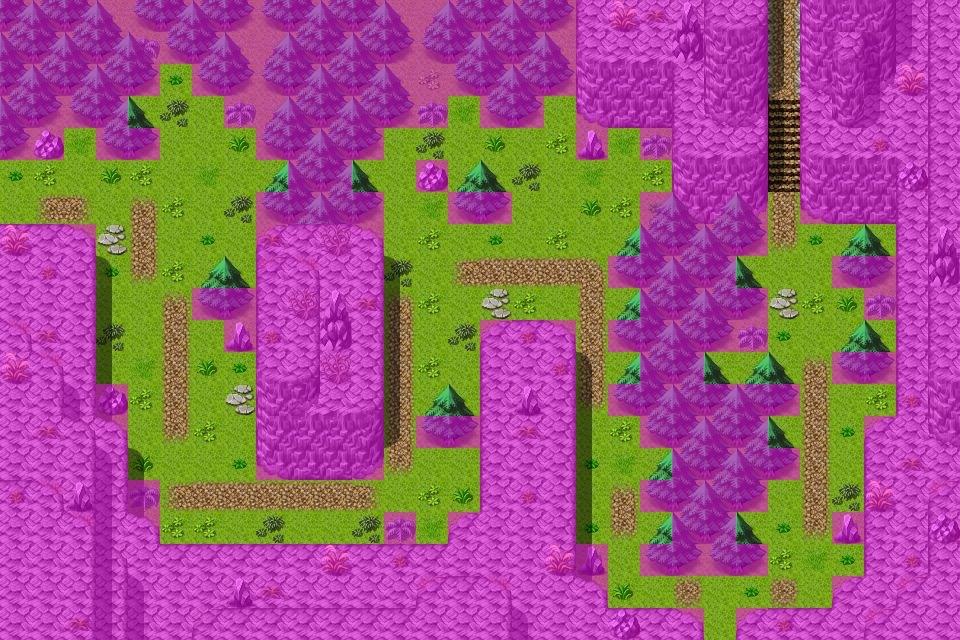

Below is a game level as drawn by its tile map, then a one-line description and the .tmx that defines it (tile-layer data replaced by summaries):
An orthogonal 30x20 tile map with 32x32 px tiles, 4 tile layers (Ground, Objects, Above, Walkable), 60 tilesets and 8 objects (5x spawn, 3x mapchange).

<map version="1.0" orientation="orthogonal" renderorder="right-down" width="30" height="20" tilewidth="32" tileheight="32" nextobjectid="9">
 <properties>
  <property name="outdoors" value="1" />
 </properties>
 <tileset firstgid="1" name="map_bed_1" tilewidth="32" tileheight="32" tilecount="128" columns="16">
  <image source="../drawable/map_bed_1.png" width="512" height="256" />
 </tileset>
 <tileset firstgid="129" name="map_border_1" tilewidth="32" tileheight="32" tilecount="128" columns="16">
  <image source="../drawable/map_border_1.png" width="512" height="256" />
 </tileset>
 <tileset firstgid="257" name="map_bridge_1" tilewidth="32" tileheight="32" tilecount="128" columns="16">
  <image source="../drawable/map_bridge_1.png" width="512" height="256" />
 </tileset>
 <tileset firstgid="385" name="map_bridge_2" tilewidth="32" tileheight="32" tilecount="128" columns="16">
  <image source="../drawable/map_bridge_2.png" width="512" height="256" />
 </tileset>
 <tileset firstgid="513" name="map_broken_1" tilewidth="32" tileheight="32" tilecount="128" columns="16">
  <image source="../drawable/map_broken_1.png" width="512" height="256" />
 </tileset>
 <tileset firstgid="641" name="map_cavewall_1" tilewidth="32" tileheight="32" tilecount="108" columns="18">
  <image source="../drawable/map_cavewall_1.png" width="576" height="192" />
 </tileset>
 <tileset firstgid="749" name="map_cavewall_2" tilewidth="32" tileheight="32" tilecount="108" columns="18">
  <image source="../drawable/map_cavewall_2.png" width="576" height="192" />
 </tileset>
 <tileset firstgid="857" name="map_cavewall_3" tilewidth="32" tileheight="32" tilecount="108" columns="18">
  <image source="../drawable/map_cavewall_3.png" width="576" height="192" />
 </tileset>
 <tileset firstgid="965" name="map_cavewall_4" tilewidth="32" tileheight="32" tilecount="108" columns="18">
  <image source="../drawable/map_cavewall_4.png" width="576" height="192" />
 </tileset>
 <tileset firstgid="1073" name="map_chair_table_1" tilewidth="32" tileheight="32" tilecount="128" columns="16">
  <image source="../drawable/map_chair_table_1.png" width="512" height="256" />
 </tileset>
 <tileset firstgid="1201" name="map_chair_table_2" tilewidth="32" tileheight="32" tilecount="128" columns="16">
  <image source="../drawable/map_chair_table_2.png" width="512" height="256" />
 </tileset>
 <tileset firstgid="1329" name="map_crate_1" tilewidth="32" tileheight="32" tilecount="128" columns="16">
  <image source="../drawable/map_crate_1.png" width="512" height="256" />
 </tileset>
 <tileset firstgid="1457" name="map_cupboard_1" tilewidth="32" tileheight="32" tilecount="128" columns="16">
  <image source="../drawable/map_cupboard_1.png" width="512" height="256" />
 </tileset>
 <tileset firstgid="1585" name="map_curtain_1" tilewidth="32" tileheight="32" tilecount="128" columns="16">
  <image source="../drawable/map_curtain_1.png" width="512" height="256" />
 </tileset>
 <tileset firstgid="1713" name="map_entrance_1" tilewidth="32" tileheight="32" tilecount="128" columns="16">
  <image source="../drawable/map_entrance_1.png" width="512" height="256" />
 </tileset>
 <tileset firstgid="1841" name="map_entrance_2" tilewidth="32" tileheight="32" tilecount="128" columns="16">
  <image source="../drawable/map_entrance_2.png" width="512" height="256" />
 </tileset>
 <tileset firstgid="1969" name="map_fence_1" tilewidth="32" tileheight="32" tilecount="128" columns="16">
  <image source="../drawable/map_fence_1.png" width="512" height="256" />
 </tileset>
 <tileset firstgid="2097" name="map_fence_2" tilewidth="32" tileheight="32" tilecount="128" columns="16">
  <image source="../drawable/map_fence_2.png" width="512" height="256" />
 </tileset>
 <tileset firstgid="2225" name="map_fence_3" tilewidth="32" tileheight="32" tilecount="128" columns="16">
  <image source="../drawable/map_fence_3.png" width="512" height="256" />
 </tileset>
 <tileset firstgid="2353" name="map_fence_4" tilewidth="32" tileheight="32" tilecount="128" columns="16">
  <image source="../drawable/map_fence_4.png" width="512" height="256" />
 </tileset>
 <tileset firstgid="2481" name="map_ground_1" tilewidth="32" tileheight="32" tilecount="128" columns="16">
  <image source="../drawable/map_ground_1.png" width="512" height="256" />
 </tileset>
 <tileset firstgid="2609" name="map_ground_2" tilewidth="32" tileheight="32" tilecount="128" columns="16">
  <image source="../drawable/map_ground_2.png" width="512" height="256" />
 </tileset>
 <tileset firstgid="2737" name="map_ground_3" tilewidth="32" tileheight="32" tilecount="128" columns="16">
  <image source="../drawable/map_ground_3.png" width="512" height="256" />
 </tileset>
 <tileset firstgid="2865" name="map_ground_4" tilewidth="32" tileheight="32" tilecount="128" columns="16">
  <image source="../drawable/map_ground_4.png" width="512" height="256" />
 </tileset>
 <tileset firstgid="2993" name="map_ground_5" tilewidth="32" tileheight="32" tilecount="128" columns="16">
  <image source="../drawable/map_ground_5.png" width="512" height="256" />
 </tileset>
 <tileset firstgid="3121" name="map_ground_6" tilewidth="32" tileheight="32" tilecount="128" columns="16">
  <image source="../drawable/map_ground_6.png" width="512" height="256" />
 </tileset>
 <tileset firstgid="3249" name="map_ground_7" tilewidth="32" tileheight="32" tilecount="128" columns="16">
  <image source="../drawable/map_ground_7.png" width="512" height="256" />
 </tileset>
 <tileset firstgid="3377" name="map_ground_8" tilewidth="32" tileheight="32" tilecount="128" columns="16">
  <image source="../drawable/map_ground_8.png" width="512" height="256" />
 </tileset>
 <tileset firstgid="3505" name="map_house_1" tilewidth="32" tileheight="32" tilecount="128" columns="16">
  <image source="../drawable/map_house_1.png" width="512" height="256" />
 </tileset>
 <tileset firstgid="3633" name="map_house_2" tilewidth="32" tileheight="32" tilecount="128" columns="16">
  <image source="../drawable/map_house_2.png" width="512" height="256" />
 </tileset>
 <tileset firstgid="3761" name="map_indoor_1" tilewidth="32" tileheight="32" tilecount="128" columns="16">
  <image source="../drawable/map_indoor_1.png" width="512" height="256" />
 </tileset>
 <tileset firstgid="3889" name="map_indoor_2" tilewidth="32" tileheight="32" tilecount="128" columns="16">
  <image source="../drawable/map_indoor_2.png" width="512" height="256" />
 </tileset>
 <tileset firstgid="4017" name="map_kitchen_1" tilewidth="32" tileheight="32" tilecount="128" columns="16">
  <image source="../drawable/map_kitchen_1.png" width="512" height="256" />
 </tileset>
 <tileset firstgid="4145" name="map_outdoor_1" tilewidth="32" tileheight="32" tilecount="128" columns="16">
  <image source="../drawable/map_outdoor_1.png" width="512" height="256" />
 </tileset>
 <tileset firstgid="4273" name="map_pillar_1" tilewidth="32" tileheight="32" tilecount="128" columns="16">
  <image source="../drawable/map_pillar_1.png" width="512" height="256" />
 </tileset>
 <tileset firstgid="4401" name="map_pillar_2" tilewidth="32" tileheight="32" tilecount="128" columns="16">
  <image source="../drawable/map_pillar_2.png" width="512" height="256" />
 </tileset>
 <tileset firstgid="4529" name="map_plant_1" tilewidth="32" tileheight="32" tilecount="128" columns="16">
  <image source="../drawable/map_plant_1.png" width="512" height="256" />
 </tileset>
 <tileset firstgid="4657" name="map_plant_2" tilewidth="32" tileheight="32" tilecount="128" columns="16">
  <image source="../drawable/map_plant_2.png" width="512" height="256" />
 </tileset>
 <tileset firstgid="4785" name="map_rock_1" tilewidth="32" tileheight="32" tilecount="128" columns="16">
  <image source="../drawable/map_rock_1.png" width="512" height="256" />
 </tileset>
 <tileset firstgid="4913" name="map_rock_2" tilewidth="32" tileheight="32" tilecount="128" columns="16">
  <image source="../drawable/map_rock_2.png" width="512" height="256" />
 </tileset>
 <tileset firstgid="5041" name="map_roof_1" tilewidth="32" tileheight="32" tilecount="128" columns="16">
  <image source="../drawable/map_roof_1.png" width="512" height="256" />
 </tileset>
 <tileset firstgid="5169" name="map_roof_2" tilewidth="32" tileheight="32" tilecount="128" columns="16">
  <image source="../drawable/map_roof_2.png" width="512" height="256" />
 </tileset>
 <tileset firstgid="5297" name="map_roof_3" tilewidth="32" tileheight="32" tilecount="128" columns="16">
  <image source="../drawable/map_roof_3.png" width="512" height="256" />
 </tileset>
 <tileset firstgid="5425" name="map_shop_1" tilewidth="32" tileheight="32" tilecount="128" columns="16">
  <image source="../drawable/map_shop_1.png" width="512" height="256" />
 </tileset>
 <tileset firstgid="5553" name="map_sign_ladder_1" tilewidth="32" tileheight="32" tilecount="128" columns="16">
  <image source="../drawable/map_sign_ladder_1.png" width="512" height="256" />
 </tileset>
 <tileset firstgid="5681" name="map_table_1" tilewidth="32" tileheight="32" tilecount="128" columns="16">
  <image source="../drawable/map_table_1.png" width="512" height="256" />
 </tileset>
 <tileset firstgid="5809" name="map_trail_1" tilewidth="32" tileheight="32" tilecount="128" columns="16">
  <image source="../drawable/map_trail_1.png" width="512" height="256" />
 </tileset>
 <tileset firstgid="5937" name="map_transition_1" tilewidth="32" tileheight="32" tilecount="128" columns="16">
  <image source="../drawable/map_transition_1.png" width="512" height="256" />
 </tileset>
 <tileset firstgid="6065" name="map_transition_2" tilewidth="32" tileheight="32" tilecount="128" columns="16">
  <image source="../drawable/map_transition_2.png" width="512" height="256" />
 </tileset>
 <tileset firstgid="6193" name="map_transition_3" tilewidth="32" tileheight="32" tilecount="128" columns="16">
  <image source="../drawable/map_transition_3.png" width="512" height="256" />
 </tileset>
 <tileset firstgid="6321" name="map_transition_4" tilewidth="32" tileheight="32" tilecount="128" columns="16">
  <image source="../drawable/map_transition_4.png" width="512" height="256" />
 </tileset>
 <tileset firstgid="6449" name="map_transition_5" tilewidth="32" tileheight="32" tilecount="128" columns="16">
  <image source="../drawable/map_transition_5.png" width="512" height="256" />
 </tileset>
 <tileset firstgid="6577" name="map_tree_1" tilewidth="32" tileheight="32" tilecount="128" columns="16">
  <image source="../drawable/map_tree_1.png" width="512" height="256" />
 </tileset>
 <tileset firstgid="6705" name="map_tree_2" tilewidth="32" tileheight="32" tilecount="128" columns="16">
  <image source="../drawable/map_tree_2.png" width="512" height="256" />
 </tileset>
 <tileset firstgid="6833" name="map_wall_1" tilewidth="32" tileheight="32" tilecount="128" columns="16">
  <image source="../drawable/map_wall_1.png" width="512" height="256" />
 </tileset>
 <tileset firstgid="6961" name="map_wall_2" tilewidth="32" tileheight="32" tilecount="120" columns="15">
  <image source="../drawable/map_wall_2.png" width="480" height="256" />
 </tileset>
 <tileset firstgid="7081" name="map_wall_3" tilewidth="32" tileheight="32" tilecount="120" columns="15">
  <image source="../drawable/map_wall_3.png" width="480" height="256" />
 </tileset>
 <tileset firstgid="7201" name="map_wall_4" tilewidth="32" tileheight="32" tilecount="120" columns="15">
  <image source="../drawable/map_wall_4.png" width="480" height="256" />
 </tileset>
 <tileset firstgid="7321" name="map_window_1" tilewidth="32" tileheight="32" tilecount="128" columns="16">
  <image source="../drawable/map_window_1.png" width="512" height="256" />
 </tileset>
 <tileset firstgid="7449" name="map_window_2" tilewidth="32" tileheight="32" tilecount="128" columns="16">
  <image source="../drawable/map_window_2.png" width="512" height="256" />
 </tileset>
 <layer name="Ground" width="30" height="20">
  <data>[600 cells, 600 non-empty, 15 distinct tile ids]</data>
 </layer>
 <layer name="Objects" width="30" height="20">
  <data>[600 cells, 311 non-empty, 33 distinct tile ids]</data>
 </layer>
 <layer name="Above" width="30" height="20">
  <data>[600 cells, 116 non-empty, 12 distinct tile ids]</data>
 </layer>
 <layer name="Walkable" width="30" height="20">
  <data>[600 cells, 398 non-empty, 1 distinct tile ids]</data>
 </layer>
 <objectgroup name="Mapevents">
  <object id="1" name="west" type="mapchange" x="0" y="160" width="32" height="64">
   <properties>
    <property name="map" value="blackwater_mountain10" />
    <property name="place" value="east" />
   </properties>
  </object>
  <object id="2" name="north" type="mapchange" x="768" y="0" width="32" height="32">
   <properties>
    <property name="map" value="blackwater_mountain15" />
    <property name="place" value="south" />
   </properties>
  </object>
  <object id="3" name="east" type="mapchange" x="704" y="608" width="32" height="32">
   <properties>
    <property name="map" value="blackwater_mountain40" />
    <property name="place" value="north" />
   </properties>
  </object>
 </objectgroup>
 <objectgroup name="Spawn">
  <object id="4" name="primwolf1" type="spawn" x="96" y="64" width="192" height="384">
   <properties>
    <property name="quantity" value="2" />
    <property name="spawngroup" value="primwolf1" />
   </properties>
  </object>
  <object id="5" name="bwm_agent_3" type="spawn" x="768" y="192" width="32" height="32">
   <properties>
    <property name="spawngroup" value="bwm_agent_3" />
   </properties>
  </object>
  <object id="6" name="primwolf1_1" type="spawn" x="384" y="416" width="32" height="32">
   <properties>
    <property name="spawngroup" value="primwolf1" />
   </properties>
  </object>
  <object id="7" name="forestboar4" type="spawn" x="352" y="96" width="320" height="320">
   <properties>
    <property name="quantity" value="2" />
    <property name="spawngroup" value="forestboar4" />
   </properties>
  </object>
  <object id="8" name="primwolf1_2" type="spawn" x="704" y="320" width="192" height="256">
   <properties>
    <property name="quantity" value="2" />
    <property name="spawngroup" value="primwolf1" />
   </properties>
  </object>
 </objectgroup>
 <objectgroup name="Keys" />
</map>
